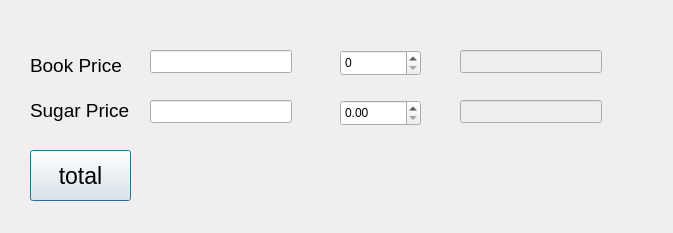
<?xml version="1.0" encoding="UTF-8"?>
<ui version="4.0">
 <class>Dialog</class>
 <widget class="QDialog" name="Dialog">
  <property name="geometry">
   <rect>
    <x>0</x>
    <y>0</y>
    <width>673</width>
    <height>233</height>
   </rect>
  </property>
  <property name="windowTitle">
   <string>Dialog</string>
  </property>
  <widget class="QSpinBox" name="spinBoxBookQty">
   <property name="geometry">
    <rect>
     <x>340</x>
     <y>50</y>
     <width>81</width>
     <height>26</height>
    </rect>
   </property>
  </widget>
  <widget class="QDoubleSpinBox" name="doubleSpinBoxSugarWeight">
   <property name="geometry">
    <rect>
     <x>340</x>
     <y>100</y>
     <width>81</width>
     <height>26</height>
    </rect>
   </property>
  </widget>
  <widget class="QLineEdit" name="lineEditBookPrice">
   <property name="enabled">
    <bool>true</bool>
   </property>
   <property name="geometry">
    <rect>
     <x>150</x>
     <y>50</y>
     <width>142</width>
     <height>23</height>
    </rect>
   </property>
  </widget>
  <widget class="QLineEdit" name="lineEditSugarPrice">
   <property name="geometry">
    <rect>
     <x>150</x>
     <y>100</y>
     <width>142</width>
     <height>23</height>
    </rect>
   </property>
  </widget>
  <widget class="QLabel" name="label">
   <property name="geometry">
    <rect>
     <x>30</x>
     <y>50</y>
     <width>101</width>
     <height>31</height>
    </rect>
   </property>
   <property name="font">
    <font>
     <pointsize>14</pointsize>
    </font>
   </property>
   <property name="text">
    <string>Book Price</string>
   </property>
  </widget>
  <widget class="QLabel" name="label_2">
   <property name="geometry">
    <rect>
     <x>30</x>
     <y>100</y>
     <width>101</width>
     <height>21</height>
    </rect>
   </property>
   <property name="font">
    <font>
     <pointsize>14</pointsize>
    </font>
   </property>
   <property name="text">
    <string>Sugar Price</string>
   </property>
  </widget>
  <widget class="QLineEdit" name="lineEditBookAmount">
   <property name="enabled">
    <bool>false</bool>
   </property>
   <property name="geometry">
    <rect>
     <x>460</x>
     <y>50</y>
     <width>142</width>
     <height>23</height>
    </rect>
   </property>
  </widget>
  <widget class="QLineEdit" name="lineEditSugarAmount">
   <property name="enabled">
    <bool>false</bool>
   </property>
   <property name="geometry">
    <rect>
     <x>460</x>
     <y>100</y>
     <width>142</width>
     <height>23</height>
    </rect>
   </property>
  </widget>
  <widget class="QLabel" name="labelTotalAmount">
   <property name="geometry">
    <rect>
     <x>156</x>
     <y>156</y>
     <width>441</width>
     <height>41</height>
    </rect>
   </property>
   <property name="text">
    <string/>
   </property>
  </widget>
  <widget class="QPushButton" name="pushButtonTotal">
   <property name="geometry">
    <rect>
     <x>30</x>
     <y>150</y>
     <width>101</width>
     <height>51</height>
    </rect>
   </property>
   <property name="font">
    <font>
     <pointsize>17</pointsize>
    </font>
   </property>
   <property name="text">
    <string>total</string>
   </property>
  </widget>
 </widget>
 <resources/>
 <connections/>
</ui>
